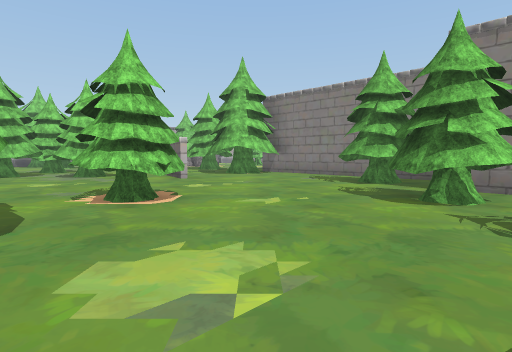
View 1 (above)

24 first-person views from a walk through a scene from a Unity 3-D project. The camera is 1.4 m above the floor, tilts 4° down and sees 80° across. The floor is counted in squares, 2 m on a side. Each view is taken from the middle of a square. On the plan, view 1 faces up. The plan holds only what a view shows up to about 10 squares ahead; the rest is blank. The place goes on beyond the plan. Some surface patterns are stand-ins.

View 2
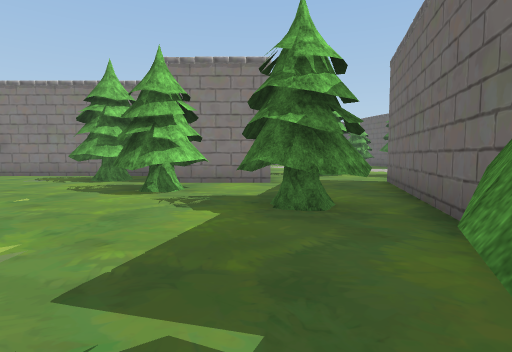

View 3
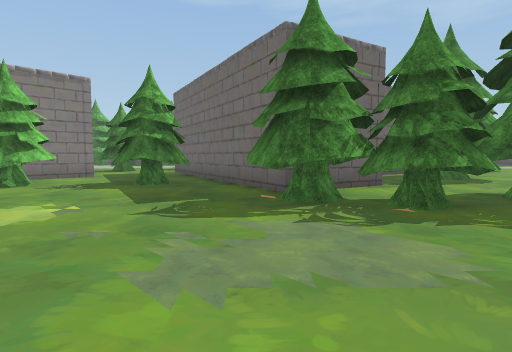

View 4
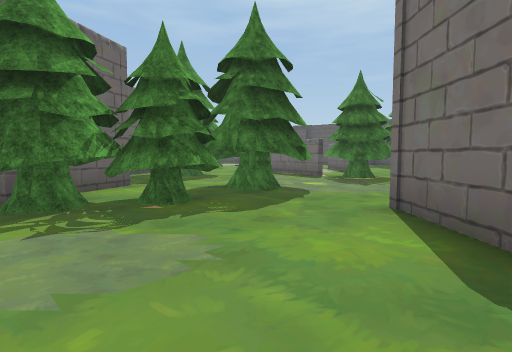

View 5
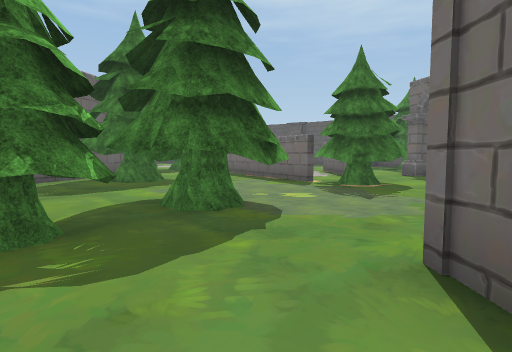

View 6
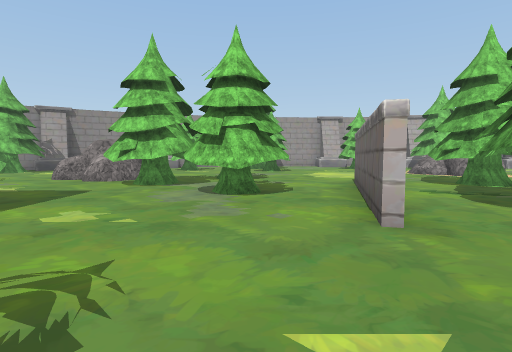

View 7
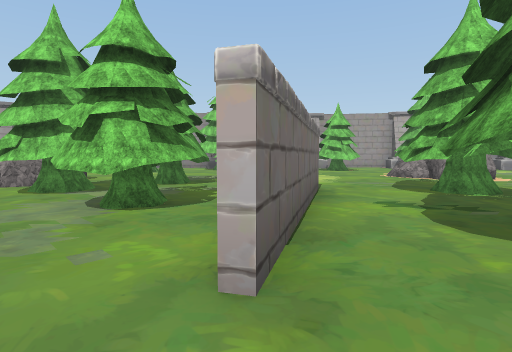

View 8
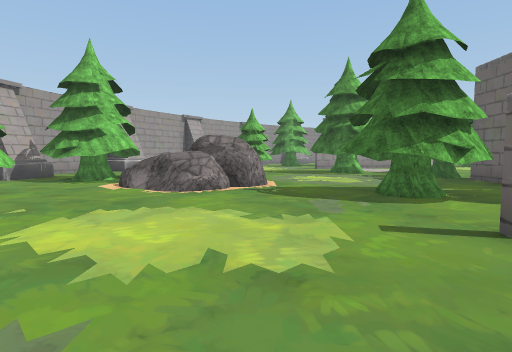

View 9
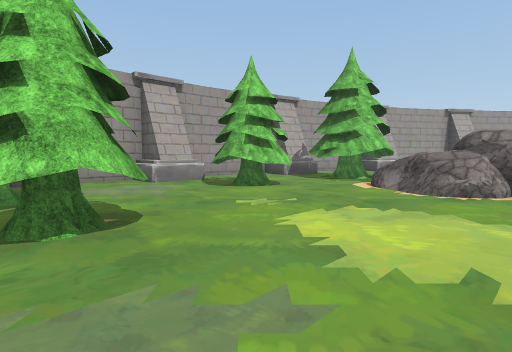

View 10
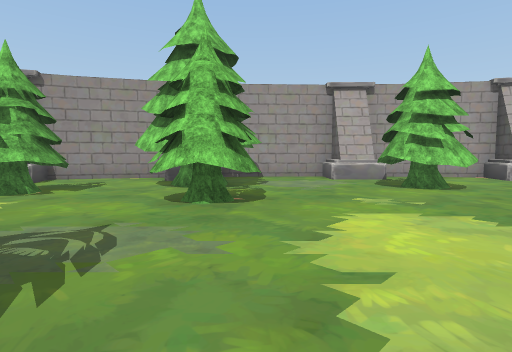

View 11
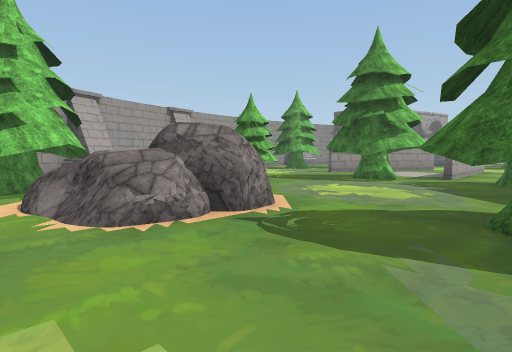

View 12
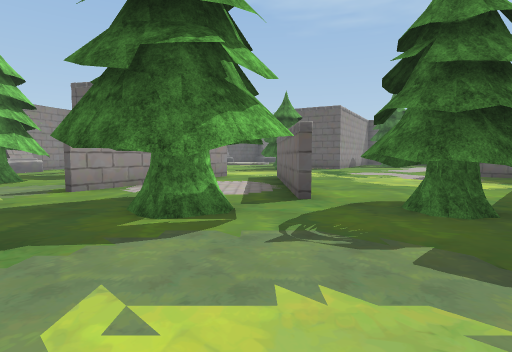

View 13
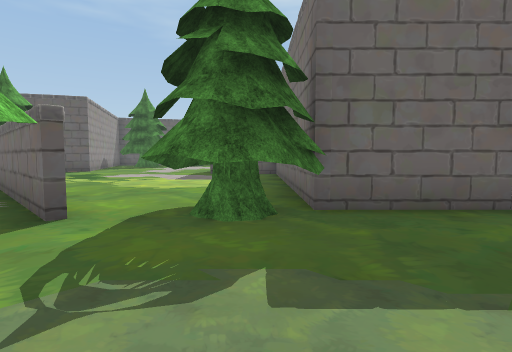

View 14
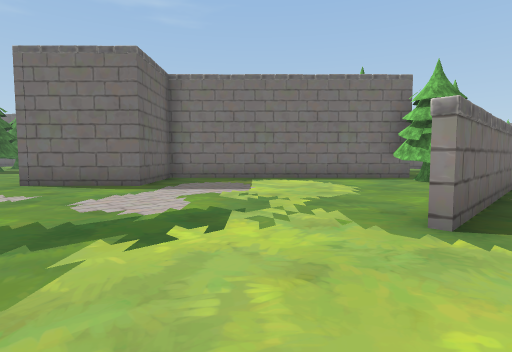

View 15
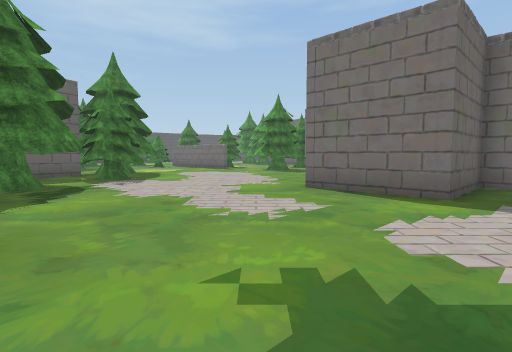

View 16
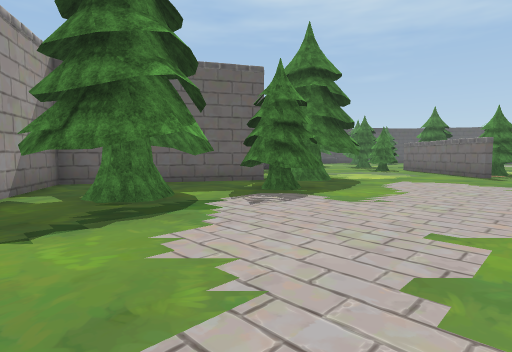

View 17
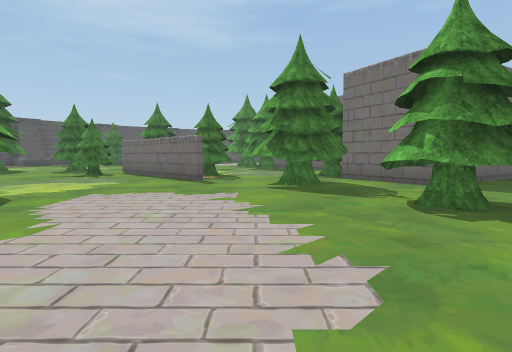

View 18
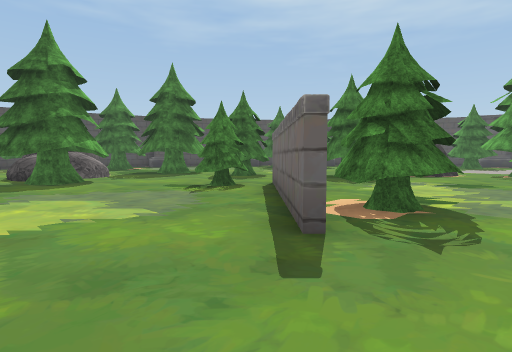

View 19
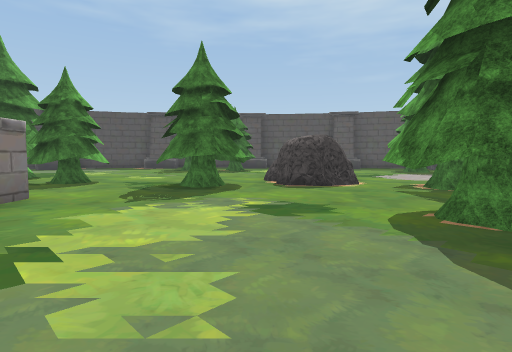

View 20
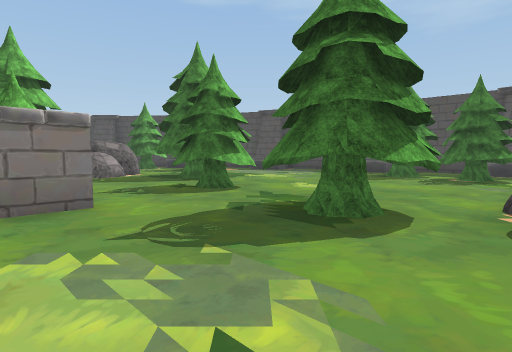

View 21
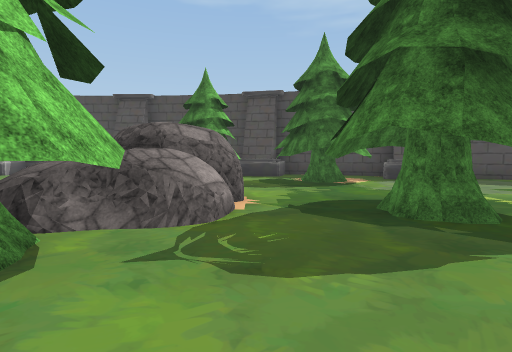

View 22
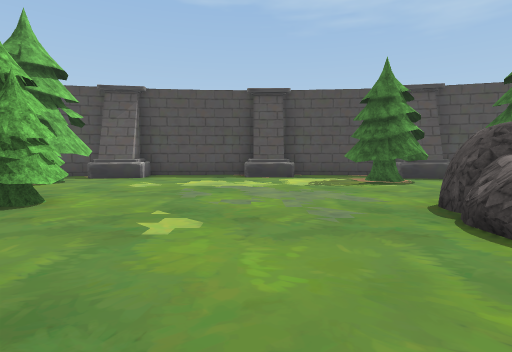

View 23
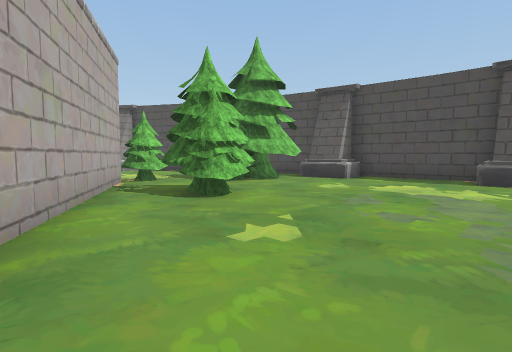

View 24
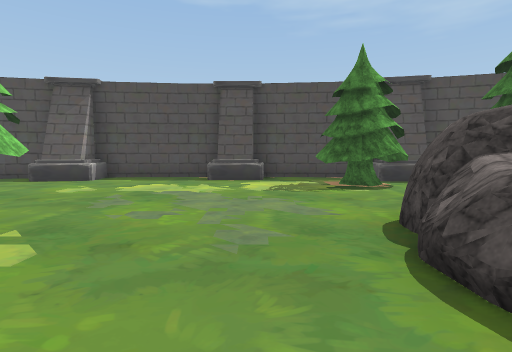

### Floor plan
Key: @ floor where view 1 was taken; # wall or solid block; . floor; ^ raised ledge; T tree; R rock; O other object.
Columns run from 16 left of view 1 to 31 right of it. Each row starts with its distance up from view 1.
 25        ###            T T
 24       ##.#^           TT.
 23       #...T T        ...
 22     ###...TTT   T  ....
 21    ##^#.T...    TT...##
 20   ##...TT..R  ....T.T.
 19   #........RRR....TT ...##
 18  ## ........RR....T..........
 17 ###.T...............#####... T
 16 #...TTTT......T...TT.........T
 15 #.....T......TT...TT..........
 14  ^TT.........TT...##..........
 13    T .......#....####...........
 12        TTT..##TT #####...........        ..
 11     ....T....#T. .#####..#......TTT##  ##T.
 10     RRRTTTTT.##....########......T  #  #..TT# #
  9      RRRTTTT..#.....##    #.....TTT # ##...TTT#
  8    ..R............TTT#     .....TT # ##.TT...^##
  7    ................TT     ......TT####..T......#
  6           ..........##   .........#  #.........#
  5             ..T...TTT##. TT......T   ..........#
  4             ..T....T.....T......TT  ..........##
  3              .O...................   .........##
  2                ....TT...#.TTT.......TTR........#
  1                ....TT.###.   ........TRRR...TT.#
  0              ...@...### ##....#.....TTRRR...TT.#
 -1             .....T.##    TT .TT##TT..........##
 -2             ....TT##     TT...T.#TT....T...TT^#
 -3             ....TT.#       ...........T#T.TT
 -4             #...T.....#    ........TT.T....T
 -5             ##..TT.....    TT....T..T.......##
 -6               ..TT...TT#   TT...TT...... .. #
 -7               ......T#T      ....T......  ..#
 -8               ......  .     ...RR......    .#
 -9                .TT.....     TT.OOR.....T
-10                .TT###       TT.O   ..TTTT

Positions as (right, up) in squares from view 1, and headings:
1: (0, 0), facing up
2: (0, -1), facing up-right
3: (-4, -1), facing right
4: (-4, -1), facing down-right
5: (-3, -3), facing down-right
6: (-1, 6), facing up-left
7: (-1, 8), facing up-left
8: (-8, 13), facing up-right
9: (-8, 13), facing up
10: (-6, 13), facing up-left
11: (-6, 15), facing up-right
12: (-1, 18), facing right
13: (0, 18), facing down-right
14: (12, 18), facing down-left
15: (12, 16), facing down
16: (12, 12), facing down-right
17: (12, 9), facing down
18: (12, 3), facing down-right
19: (11, -2), facing down-right
20: (13, -5), facing right
21: (19, -1), facing right
22: (20, 4), facing right
23: (21, 3), facing up-right
24: (21, 3), facing right
